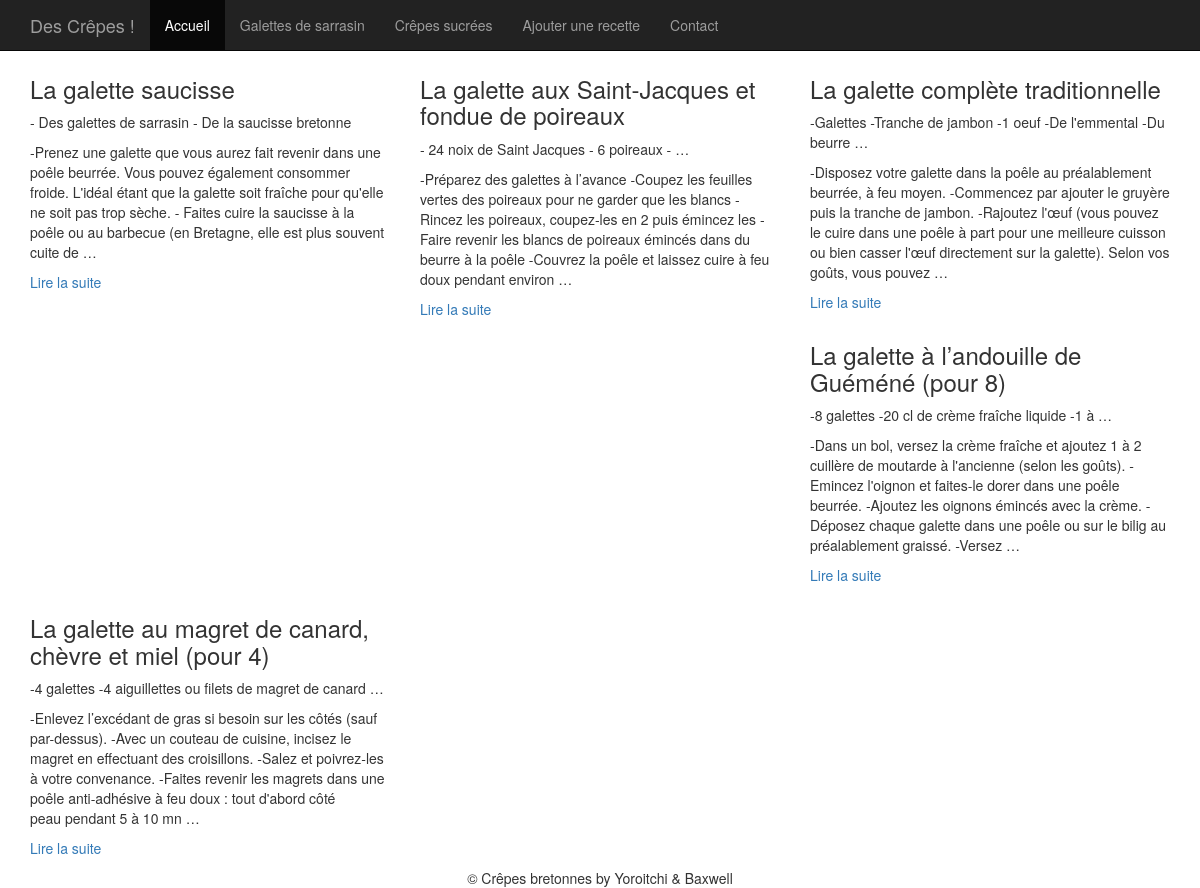
The page /galettes-de-sarrasin on the database its author committed.
### blog/models.py (models this page shows, shortened)
class Article(models.Model):
    titre = models.CharField(max_length=100)
    auteur = models.CharField(max_length=42)
    ingredients = models.TextField(null=True)
    preparation = models.TextField(null=True)
    date = models.DateTimeField(auto_now_add=True, auto_now=False,
                                verbose_name="Date de parution")
    categorie = models.ForeignKey('Categorie')

### blog/views.py (the view)
# urls.py: url(r'^galettes-de-sarrasin$', views.sarrasin, name='sarrasin'),
def sarrasin(request):
    articles = Article.objects.filter(categorie__nom__contains="Sarrasin")
    return render(request,'sarrasin.html',{'galettes_sarrasin': articles})

### blog/templates/sarrasin.html (shortened to what this page needs)
{% extends "base.html"%}
{% block css%}<link href="/static/bootstrap/css/3-col.css" rel="stylesheet">{% endblock %}
{% block content%}
<div class="container">
  <div class="row">
    {% for article in galettes_sarrasin %}
    <div class="col-xs-4 col-sm-4 col-md-4 col-lg-4x">
      <div class="article">
    	   <h3>{{ article.titre }}</h3>
    	    <p>{{ article.ingredients|truncatewords_html:10 }}</p>
          <p>{{ article.preparation|truncatewords_html:50}}</p>
          <p><a href="{% url 'lire' id=article.id %}">Lire la suite</a>
      </div>
    </div>
    {% empty %}
        <p>Aucun article.</p>
    {% endfor %}
  </div>
</div>
{% endblock %}

### rows shown on the page
Article: titre "La galette saucisse", ingredients "- Des galettes de sarrasin - De la saucisse bretonne", preparation "-Prenez une galette que vous aurez fait revenir dans une poêle beurrée. Vous pouvez également consommer froide. L'idéal étant que la galette soit fraîche pour qu'elle ne soit pas trop sèche. - Faites cuire la saucisse à la poêle ou au barbecue (en Bretagne, elle est plus souvent cuite de …"
Article: titre "La galette aux Saint-Jacques et fondue de poireaux", ingredients "- 24 noix de Saint Jacques - 6 poireaux - …", preparation "-Préparez des galettes à l’avance -Coupez les feuilles vertes des poireaux pour ne garder que les blancs -Rincez les poireaux, coupez-les en 2 puis émincez les -Faire revenir les blancs de poireaux émincés dans du beurre à la poêle -Couvrez la poêle et laissez cuire à feu doux pendant environ …"
Article: titre "La galette complète traditionnelle", ingredients "-Galettes -Tranche de jambon -1 oeuf -De l'emmental -Du beurre …", preparation "-Disposez votre galette dans la poêle au préalablement beurrée, à feu moyen. -Commencez par ajouter le gruyère puis la tranche de jambon. -Rajoutez l'œuf (vous pouvez le cuire dans une poêle à part pour une meilleure cuisson ou bien casser l'œuf directement sur la galette). Selon vos goûts, vous pouvez …"
Article: titre "La galette à l’andouille de Guéméné (pour 8)", ingredients "-8 galettes -20 cl de crème fraîche liquide -1 à …", preparation "-Dans un bol, versez la crème fraîche et ajoutez 1 à 2 cuillère de moutarde à l'ancienne (selon les goûts). -Emincez l'oignon et faites-le dorer dans une poêle beurrée. -Ajoutez les oignons émincés avec la crème. -Déposez chaque galette dans une poêle ou sur le bilig au préalablement graissé. -Versez …"
Article: titre "La galette au magret de canard, chèvre et miel (pour 4)", ingredients "-4 galettes -4 aiguillettes ou filets de magret de canard …", preparation "-Enlevez l’excédant de gras si besoin sur les côtés (sauf par-dessus). -Avec un couteau de cuisine, incisez le magret en effectuant des croisillons. -Salez et poivrez-les à votre convenance. -Faites revenir les magrets dans une poêle anti-adhésive à feu doux : tout d'abord côté peau pendant 5 à 10 mn …"
